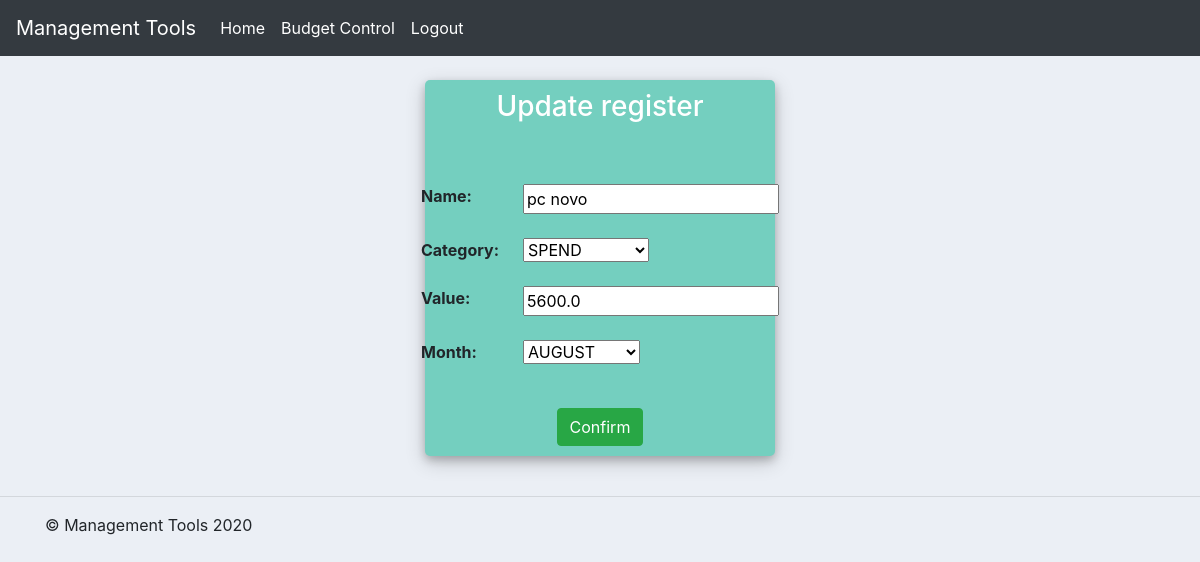
/update_record/6/ (signed in), run on an earlier commit of the app's database.
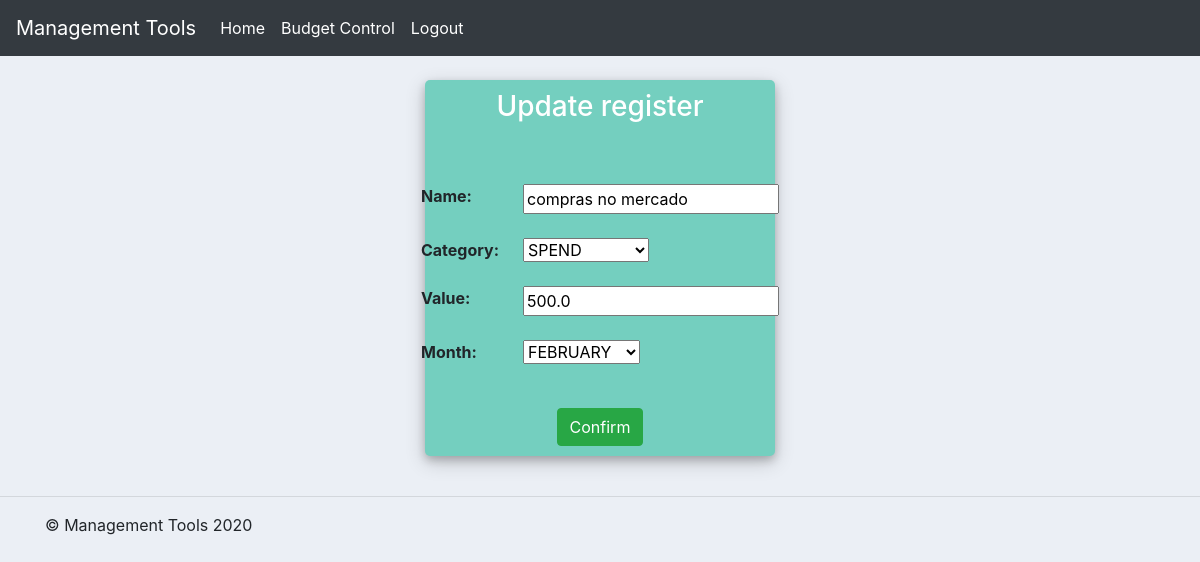
And on a later commit of the database.
### first_app/models.py (models this page shows, shortened)
class BudgetControl(models.Model):
    today_month = datetime.today().month
    months = [
        ('JAN', 'JANUARY'),
        ('FEB', 'FEBRUARY'),
        ('MAR', 'MARCH'),
        ('APR', 'APRIL'),
        ('MAY', 'MAY'),
        ('JUN', 'JUNE'),
        ('JUL', 'JULY'),
        ('AUG', 'AUGUST'),
        ('SEP', 'SEPTEMBER'),
        ('OCT', 'OCTOBER'),
        ('NOV', 'NOVEMBER'),
        ('DEC', 'DECEMBER')
    ]
    categories = [
        ('Profit', 'PROFIT'),
        ('Spend', 'SPEND'),
        ('Investment', 'INVESTMENT'),
        ('Good', 'GOOD')
    ]
    user = models.ForeignKey(
        User,
        null=True,
        on_delete=models.CASCADE
    )
    name = models.CharField(
        max_length=255,
        null=True
    )
    category = models.CharField(
        max_length=10,
        choices=categories,
        null=True
    )
    value = models.FloatField(
        null=True
    )
    month = models.CharField(
        max_length=3,
        choices=months,
        null=True,
        default=months[today_month-1][0]
    )
    date_created = models.DateTimeField(
        auto_now_add=True,
        null=True
    )

### users/decorators.py (the view)
    def wrapper_function(request, *args, **kwargs):
        if not request.user.is_authenticated:
            messages.error(request, 'You are not Logged in!')
            return redirect('login')
        else:
            return function(request, *args, **kwargs)

### users/forms.py
class BudgetControlForm(ModelForm):
    class Meta:
        model = BudgetControl
        fields = '__all__'

### first_app/views.py (called while the page is built)
@unauthenticated_user
def update_record(request, pk):
    record = BudgetControl.objects.get(id=pk)
    form = BudgetControlForm(instance=record)
    if request.method == "POST":
        form = BudgetControlForm(request.POST, instance=record)
        if form.is_valid():
            form.save()
            return redirect('budget')
    context = {'form':form,
               'operation_type':'Update'
    }
    return render(request, 'first_app/add_records.html', context)

### first_app/templates/first_app/add_records.html (shortened to what this page needs)
{% extends 'first_app/main.html' %}
{% block content %}
<div class="container h-100" name="form-container">
    <div class="d-flex justify-content-center h-100">
        <div class="user_card">
            <div class="d-flex justify-content-center">
                <h3 id="form-title">{{operation_type}} register</h3>
            </div>
            <div class="d-flex justify-content-center form_container">
                <form method="POST" action="">
                    <div class="table-responsive">
                        <table class="table table-borderless form_container">
                            <tr>
                                <th>Name:</th>
                                <td>{{form.name}}</td>
                            </tr>
                            <tr>
                                <th>Category:</th>
                                <td>{{form.category}}</td>
                            </tr>
                            <tr>
                                <th>Value:</th>
                                <td>{{form.value}}</td>
                            </tr>
                            <tr>
                                <th>Month:</th>
                                <td>{{form.month}}</td>
                            </tr>
                        </table>
                    </div>
                    <div class="d-flex justify-content-center mt-3 login_container">
                        <input class="btn btn-success" type="submit" name="Confirm" value="Confirm">
                    </div>
                </form>
            </div>
        </div>
    </div>
</div>
{% endblock %}

What changed in the data, as far as the page shows it:
changed BudgetControl "SPEND": name "pc novo" → "compras no mercado"; value "5600.0" → "500.0"; month "AUGUST" → "FEBRUARY"
